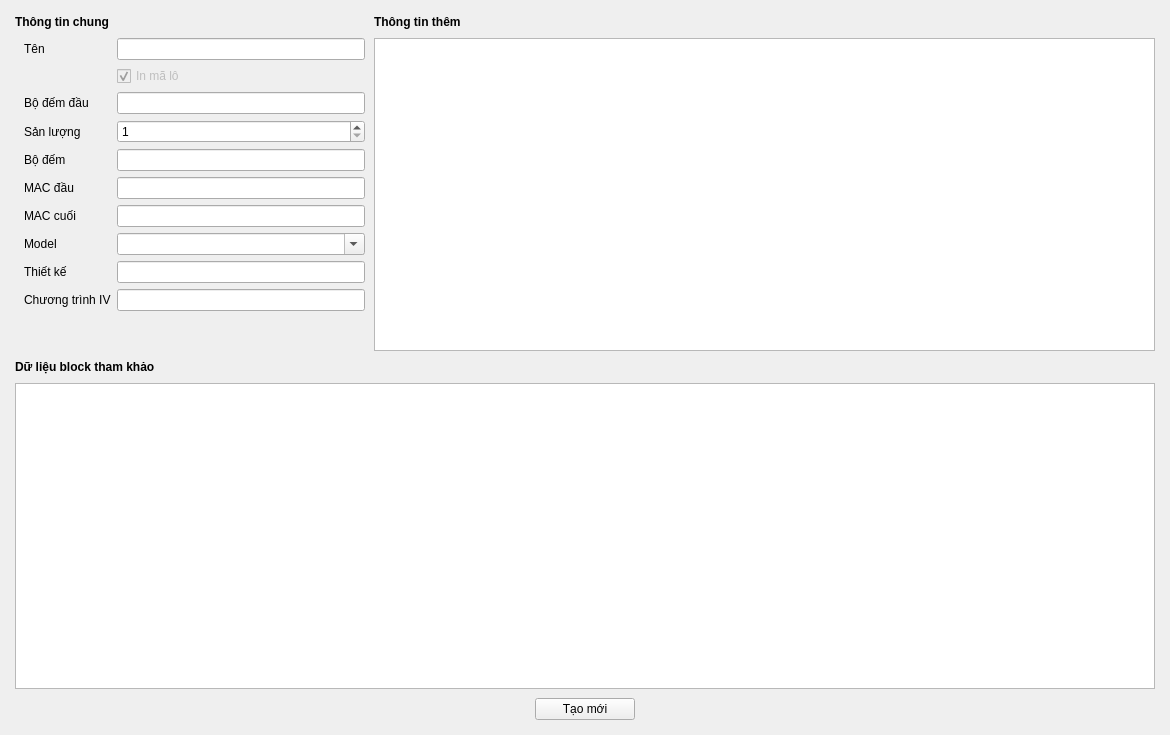
<?xml version="1.0" encoding="UTF-8"?>
<ui version="4.0">
 <class>LotPropertiesDialog</class>
 <widget class="QDialog" name="LotPropertiesDialog">
  <property name="geometry">
   <rect>
    <x>0</x>
    <y>0</y>
    <width>1170</width>
    <height>735</height>
   </rect>
  </property>
  <property name="windowTitle">
   <string>Thông tin lot</string>
  </property>
  <layout class="QGridLayout" name="gridLayout_2">
   <property name="leftMargin">
    <number>15</number>
   </property>
   <property name="topMargin">
    <number>15</number>
   </property>
   <property name="rightMargin">
    <number>15</number>
   </property>
   <property name="bottomMargin">
    <number>15</number>
   </property>
   <property name="spacing">
    <number>9</number>
   </property>
   <item row="0" column="0">
    <widget class="QLabel" name="label_10">
     <property name="font">
      <font>
       <bold>true</bold>
      </font>
     </property>
     <property name="text">
      <string>Thông tin chung</string>
     </property>
    </widget>
   </item>
   <item row="11" column="0" colspan="2">
    <layout class="QHBoxLayout" name="horizontalLayout">
     <item>
      <spacer name="horizontalSpacer">
       <property name="orientation">
        <enum>Qt::Orientation::Horizontal</enum>
       </property>
       <property name="sizeHint" stdset="0">
        <size>
         <width>40</width>
         <height>20</height>
        </size>
       </property>
      </spacer>
     </item>
     <item>
      <widget class="QPushButton" name="btnCreateOrChange">
       <property name="enabled">
        <bool>true</bool>
       </property>
       <property name="minimumSize">
        <size>
         <width>100</width>
         <height>0</height>
        </size>
       </property>
       <property name="text">
        <string>Tạo mới</string>
       </property>
       <property name="autoDefault">
        <bool>false</bool>
       </property>
      </widget>
     </item>
     <item>
      <spacer name="horizontalSpacer_2">
       <property name="orientation">
        <enum>Qt::Orientation::Horizontal</enum>
       </property>
       <property name="sizeHint" stdset="0">
        <size>
         <width>40</width>
         <height>20</height>
        </size>
       </property>
      </spacer>
     </item>
    </layout>
   </item>
   <item row="0" column="1">
    <widget class="QLabel" name="label_11">
     <property name="font">
      <font>
       <bold>true</bold>
      </font>
     </property>
     <property name="text">
      <string>Thông tin thêm</string>
     </property>
    </widget>
   </item>
   <item row="3" column="0" colspan="2">
    <widget class="HxTableView" name="tbvBlocks">
     <property name="editTriggers">
      <set>QAbstractItemView::EditTrigger::NoEditTriggers</set>
     </property>
     <attribute name="horizontalHeaderStretchLastSection">
      <bool>true</bool>
     </attribute>
     <attribute name="verticalHeaderVisible">
      <bool>false</bool>
     </attribute>
     <attribute name="verticalHeaderMinimumSectionSize">
      <number>22</number>
     </attribute>
     <attribute name="verticalHeaderDefaultSectionSize">
      <number>22</number>
     </attribute>
    </widget>
   </item>
   <item row="1" column="0">
    <widget class="QWidget" name="widget" native="true">
     <property name="sizePolicy">
      <sizepolicy hsizetype="Fixed" vsizetype="Preferred">
       <horstretch>0</horstretch>
       <verstretch>0</verstretch>
      </sizepolicy>
     </property>
     <property name="minimumSize">
      <size>
       <width>350</width>
       <height>0</height>
      </size>
     </property>
     <layout class="QGridLayout" name="gridLayout_4">
      <property name="topMargin">
       <number>0</number>
      </property>
      <property name="rightMargin">
       <number>0</number>
      </property>
      <property name="bottomMargin">
       <number>0</number>
      </property>
      <item row="4" column="0">
       <widget class="QLabel" name="label_6">
        <property name="text">
         <string>Bộ đếm</string>
        </property>
       </widget>
      </item>
      <item row="6" column="0">
       <widget class="QLabel" name="label_8">
        <property name="text">
         <string>MAC cuối</string>
        </property>
       </widget>
      </item>
      <item row="6" column="1">
       <widget class="QLineEdit" name="txtMACEnd">
        <property name="text">
         <string/>
        </property>
        <property name="maxLength">
         <number>12</number>
        </property>
       </widget>
      </item>
      <item row="2" column="1">
       <widget class="QLineEdit" name="txtCounterStart">
        <property name="text">
         <string/>
        </property>
       </widget>
      </item>
      <item row="7" column="0">
       <widget class="QLabel" name="label_2">
        <property name="text">
         <string>Model</string>
        </property>
       </widget>
      </item>
      <item row="8" column="1">
       <widget class="QLineEdit" name="txtDesign">
        <property name="readOnly">
         <bool>true</bool>
        </property>
       </widget>
      </item>
      <item row="0" column="0">
       <widget class="QLabel" name="label">
        <property name="text">
         <string>Tên</string>
        </property>
       </widget>
      </item>
      <item row="2" column="0">
       <widget class="QLabel" name="label_5">
        <property name="text">
         <string>Bộ đếm đầu</string>
        </property>
       </widget>
      </item>
      <item row="3" column="1">
       <widget class="QSpinBox" name="spxQuantity">
        <property name="minimum">
         <number>1</number>
        </property>
        <property name="maximum">
         <number>100000</number>
        </property>
       </widget>
      </item>
      <item row="5" column="0">
       <widget class="QLabel" name="label_7">
        <property name="text">
         <string>MAC đầu</string>
        </property>
       </widget>
      </item>
      <item row="3" column="0">
       <widget class="QLabel" name="label_9">
        <property name="text">
         <string>Sản lượng</string>
        </property>
       </widget>
      </item>
      <item row="4" column="1">
       <widget class="QLineEdit" name="txtCounter">
        <property name="readOnly">
         <bool>true</bool>
        </property>
       </widget>
      </item>
      <item row="7" column="1">
       <widget class="QComboBox" name="cbxModel">
        <property name="editable">
         <bool>true</bool>
        </property>
       </widget>
      </item>
      <item row="9" column="1">
       <widget class="QLineEdit" name="txtProgram">
        <property name="readOnly">
         <bool>true</bool>
        </property>
       </widget>
      </item>
      <item row="9" column="0">
       <widget class="QLabel" name="label_4">
        <property name="text">
         <string>Chương trình IV</string>
        </property>
       </widget>
      </item>
      <item row="0" column="1">
       <widget class="QLineEdit" name="txtName">
        <property name="minimumSize">
         <size>
          <width>0</width>
          <height>0</height>
         </size>
        </property>
       </widget>
      </item>
      <item row="1" column="1">
       <widget class="QCheckBox" name="chxRePrint">
        <property name="enabled">
         <bool>false</bool>
        </property>
        <property name="text">
         <string>In mã lô</string>
        </property>
        <property name="checked">
         <bool>true</bool>
        </property>
       </widget>
      </item>
      <item row="5" column="1">
       <widget class="QLineEdit" name="txtMACStart">
        <property name="text">
         <string/>
        </property>
        <property name="maxLength">
         <number>12</number>
        </property>
       </widget>
      </item>
      <item row="8" column="0">
       <widget class="QLabel" name="label_3">
        <property name="text">
         <string>Thiết kế</string>
        </property>
       </widget>
      </item>
      <item row="10" column="1">
       <spacer name="verticalSpacer">
        <property name="orientation">
         <enum>Qt::Orientation::Vertical</enum>
        </property>
        <property name="sizeHint" stdset="0">
         <size>
          <width>20</width>
          <height>40</height>
         </size>
        </property>
       </spacer>
      </item>
     </layout>
    </widget>
   </item>
   <item row="1" column="1">
    <widget class="HxTableView" name="tbvParams">
     <attribute name="horizontalHeaderStretchLastSection">
      <bool>true</bool>
     </attribute>
     <attribute name="verticalHeaderMinimumSectionSize">
      <number>22</number>
     </attribute>
     <attribute name="verticalHeaderDefaultSectionSize">
      <number>22</number>
     </attribute>
    </widget>
   </item>
   <item row="2" column="0">
    <widget class="QLabel" name="label_12">
     <property name="font">
      <font>
       <bold>true</bold>
      </font>
     </property>
     <property name="text">
      <string>Dữ liệu block tham khảo</string>
     </property>
    </widget>
   </item>
  </layout>
 </widget>
 <customwidgets>
  <customwidget>
   <class>HxTableView</class>
   <extends>QTableView</extends>
   <header>HxTableView.h</header>
  </customwidget>
 </customwidgets>
 <resources/>
 <connections/>
</ui>
